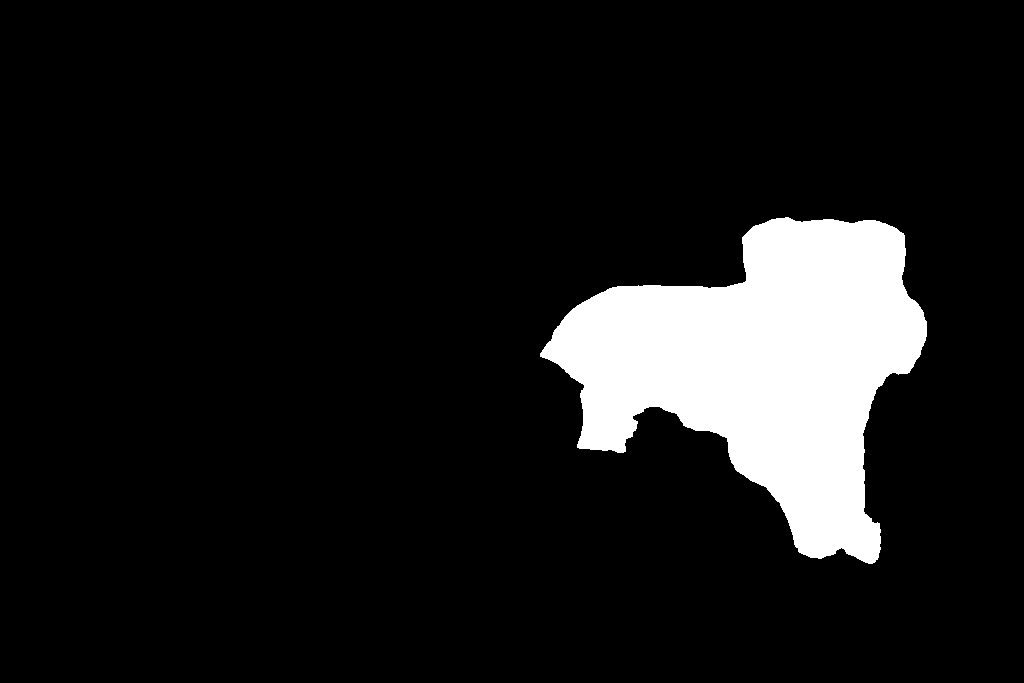
#> input picture outputs/03_mask.png, 1024 x 683 px
$ python 08_appearance_colour.py
#> lines starting #> are read from the running program, lines starting #| are printed output that depends on the picture; after the words box and inside, x2 and y2 are one past the last pixel; in counts of white or black regions, pixels touching at a corner belong together
### _common.py
"""Shared plumbing for the numbered showcase scripts.

This module holds only display/IO boilerplate (paths, JSON/image save-load,
drawing) so each numbered script can stay focused on its one pipeline stage's
actual algorithm. No CV/ML logic lives here — that would defeat the point of
a showcase meant to demonstrate the real logic, script by script. Nothing in
this file, or in any numbered script, imports from `backend/`.
"""

from __future__ import annotations

import json
from dataclasses import dataclass
from pathlib import Path
from typing import Any

import cv2
import numpy as np

SHOWCASE_ROOT = Path(__file__).resolve().parent
WEIGHTS_DIR = SHOWCASE_ROOT / "weights"
SAMPLE_IMAGE = SHOWCASE_ROOT / "sample_images" / "sample_dog.jpg"
OUTPUTS_DIR = SHOWCASE_ROOT / "outputs"

# Same convention the real pipeline uses: every stage after ingestion works on
# a fixed-resolution "analysis copy", not the original upload, so pixel
# coordinates saved by one script mean the same thing when the next script
# loads them back. See app/imaging/metrics.py's own analysis-copy comment.
ANALYSIS_LONG_EDGE = 1024


def analysis_copy_path() -> Path:
    return OUTPUTS_DIR / "analysis_copy.jpg"


def ensure_outputs_dir() -> None:
    OUTPUTS_DIR.mkdir(parents=True, exist_ok=True)


# [7 lines left out: function resize_to_analysis_copy, not called in this run]


def load_bgr(path: Path) -> np.ndarray:
    image = cv2.imread(str(path))
    if image is None:
        raise FileNotFoundError(f"Could not read image: {path}")
    return image


def load_rgb(path: Path) -> np.ndarray:
    return cv2.cvtColor(load_bgr(path), cv2.COLOR_BGR2RGB)


def save_image(path: Path, image_bgr: np.ndarray) -> None:
    ensure_outputs_dir()
    path.parent.mkdir(parents=True, exist_ok=True)
    ok = cv2.imwrite(str(path), image_bgr)
    if not ok:
        raise OSError(f"Failed to write image: {path}")


def save_json(path: Path, payload: dict[str, Any]) -> None:
    ensure_outputs_dir()
    path.parent.mkdir(parents=True, exist_ok=True)
    with open(path, "w", encoding="utf-8") as f:
        json.dump(payload, f, indent=2, sort_keys=False)


def load_json(path: Path) -> dict[str, Any]:
    with open(path, encoding="utf-8") as f:
        return json.load(f)


def require_previous_output(path: Path, produced_by: str) -> Path:
    """Fail loudly, with a next-step hint, if an earlier script hasn't been run yet."""
    if not path.exists():
        raise FileNotFoundError(
            f"Missing '{path.relative_to(SHOWCASE_ROOT)}'. Run `{produced_by}` first — "
            "the scripts are numbered because each one feeds the next."
        )
    return path


@dataclass(frozen=True)
class Box:
    """Pixel-space box, x2/y2 exclusive — mirrors app/cv/geometry.py's Box."""

    x1: float
    y1: float
    x2: float
    y2: float

    @property
    def width(self) -> float:
        return self.x2 - self.x1

    @property
    def height(self) -> float:
        return self.y2 - self.y1

    @property
    def area(self) -> float:
        return max(0.0, self.width) * max(0.0, self.height)

    # [7 lines left out: function clipped, not called in this run]

    def to_xywh(self) -> tuple[float, float, float, float]:
        return (self.x1, self.y1, self.width, self.height)

    def to_dict(self) -> dict[str, float]:
        return {"x1": self.x1, "y1": self.y1, "x2": self.x2, "y2": self.y2}

    @staticmethod
    def from_dict(d: dict[str, float]) -> Box:
        return Box(d["x1"], d["y1"], d["x2"], d["y2"])


# [51 lines left out: functions draw_box, draw_mask_overlay, draw_keypoints, put_lines, not called in this run]

### 08_appearance_colour.py
"""Stage 8 of 12 — coat colour extraction.

White-balances against near-neutral pixels only (not the whole frame - a
naive grey-world correction on a solid black or red dog would try to
"neutralise" the dog itself), then clusters the masked coat pixels in
CIELAB space, where perceptual colour distance behaves far better than RGB.

k-means alone isn't enough: it happily splits one solid black coat into
three clusters by lighting (shadow/mid-tone/highlight), and every one of
those shades still names to "black". So every cluster is first matched to
its nearest named colour, and clusters sharing a name are merged before
anything is reported - otherwise the packet would claim a solid black dog
is three different colours.

Note: the 14 reference CIELAB points below are this script's own
reasonable approximation of each named colour's centroid (illustrative,
not re-extracted from the private vocabulary table) - the mechanism being
demonstrated is the nearest-neighbour-then-merge logic, not these exact
numbers.

Run: python 08_appearance_colour.py   (needs 03_segmentation.py to have run first)
"""

from __future__ import annotations

import numpy as np
from skimage.color import rgb2lab
from sklearn.cluster import KMeans

from _common import OUTPUTS_DIR, analysis_copy_path, load_bgr, load_rgb, require_previous_output, save_image, save_json

NEUTRAL_SATURATION = 0.12
NO_REFERENCE_SHIFT = 0.2
MIN_NEUTRAL_FRACTION = 0.02
MAX_WB_GAIN = 1.35

MAX_CLUSTERS = 4
MIN_MASKED_PIXELS = 64
MIN_COVERAGE = 0.06
MAX_VOCABULARY_DISTANCE = 26.0
LIGHTNESS_WEIGHT = 0.6

# L, a, b - illustrative reference centroids (see module docstring).
COLOUR_VOCABULARY = {
    "black": (15, 0, 0), "white": (95, 0, 2), "cream": (90, 2, 18), "fawn": (70, 10, 25),
    "red": (45, 35, 30), "gold": (65, 15, 45), "tan": (60, 18, 30), "chocolate": (35, 18, 20),
    "liver": (32, 20, 15), "grey": (55, 0, 0), "blue": (45, -2, -8), "silver": (75, 0, -2),
    "sable": (40, 8, 15), "brindle_base": (48, 10, 20),
}


def white_balance(rgb_float: np.ndarray) -> tuple[np.ndarray, float]:
    sat = rgb_float.max(axis=2) - rgb_float.min(axis=2)
    neutral = sat <= NEUTRAL_SATURATION
    if neutral.sum() < MIN_NEUTRAL_FRACTION * sat.size:
        return rgb_float, NO_REFERENCE_SHIFT
    means = rgb_float[neutral].mean(axis=0)
    grey_target = means.mean()
    gains = np.clip(grey_target / np.maximum(means, 1e-6), 1 / MAX_WB_GAIN, MAX_WB_GAIN)
    corrected = np.clip(rgb_float * gains, 0, 1)
    shift = float(np.mean(np.abs(np.log(gains))))
    return corrected, shift


def nearest_name(lab_point: np.ndarray) -> tuple[str, float]:
    best_name, best_dist = "unknown", float("inf")
    for name, (L, a, b) in COLOUR_VOCABULARY.items():
        d = np.hypot(np.hypot((lab_point[0] - L) * LIGHTNESS_WEIGHT, lab_point[1] - a), lab_point[2] - b)
        if d < best_dist:
            best_name, best_dist = name, float(d)
    if best_dist > MAX_VOCABULARY_DISTANCE:
        return "unknown", best_dist
    return best_name, best_dist


def main() -> None:
    require_previous_output(OUTPUTS_DIR / "03_mask.png", "03_segmentation.py")
    mask = load_bgr(OUTPUTS_DIR / "03_mask.png")[:, :, 0] > 0
#> in load_bgr, image is the input picture: shape (683, 1024, 3); 10.2% white; 1 white region, box (x1, y1, x2, y2) and area: (540, 217, 927, 564) 71574
    rgb_float = load_rgb(analysis_copy_path()).astype(np.float64) / 255.0
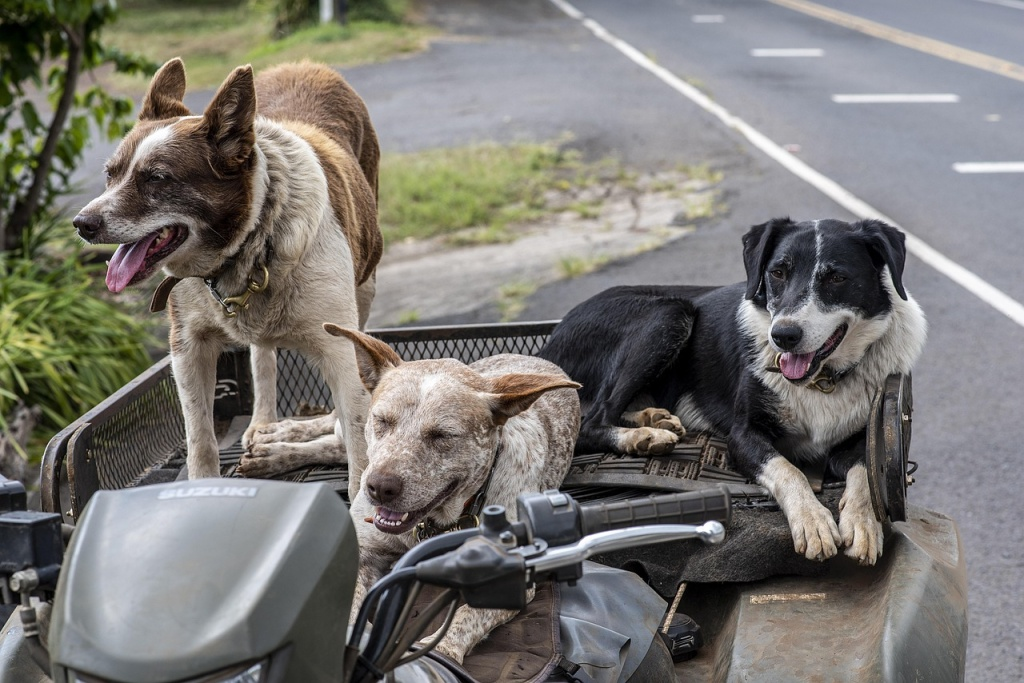
#> input picture outputs/analysis_copy.jpg, 1024 x 683 px
#> in load_bgr, image is the input picture: shape (683, 1024, 3); mean B, G, R 115.3, 119.9, 122.2
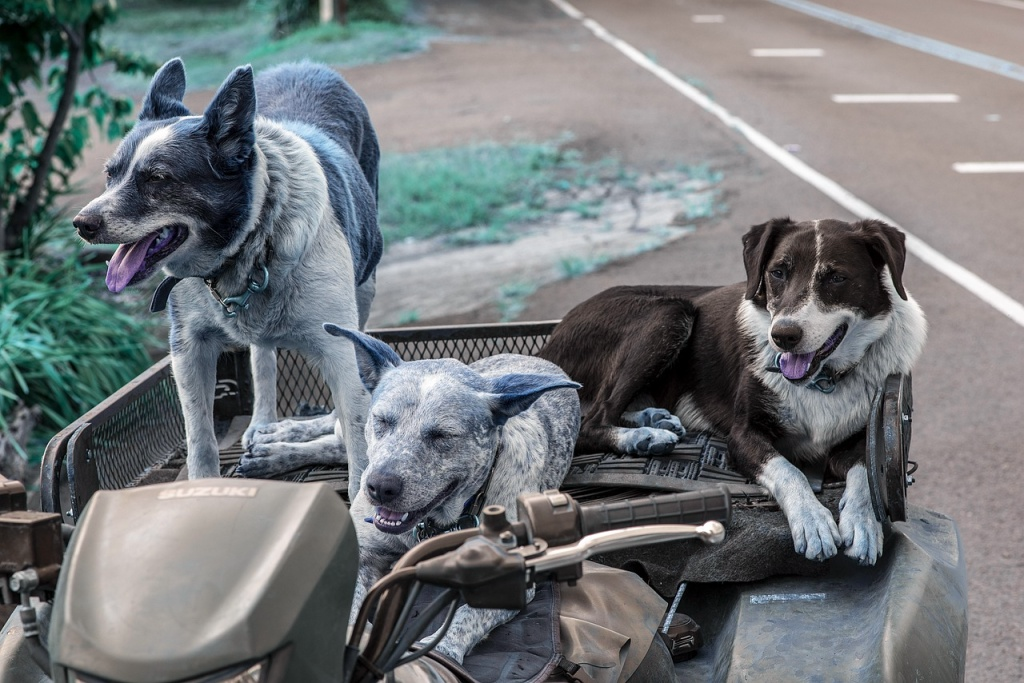
#> rgb_float: shape (683, 1024, 3) float64; mean of channels 0, 1, 2 0.479, 0.47, 0.452; drawn as B, G, R

    coords = np.argwhere(mask)  # (N, 2) row, col
#> coords = 71574 pairs, first value 217 to 563, second value 540 to 926
    n_masked = len(coords)
#> n_masked = 71574
    print(f"{n_masked} masked pixels available for colour extraction")
#| 71574 masked pixels available for colour extraction
    if n_masked < MIN_MASKED_PIXELS:
        print(f"Fewer than {MIN_MASKED_PIXELS} masked pixels - refusing (no reliable colour signal).")
        save_json(OUTPUTS_DIR / "08_colour.json", {"regions": [], "confidence": 0.0, "refused": True})
        return

    balanced, shift = white_balance(rgb_float)
#> in white_balance, `sat = rgb_float.max(axis=2) - rgb_float.min(axis=2)`:
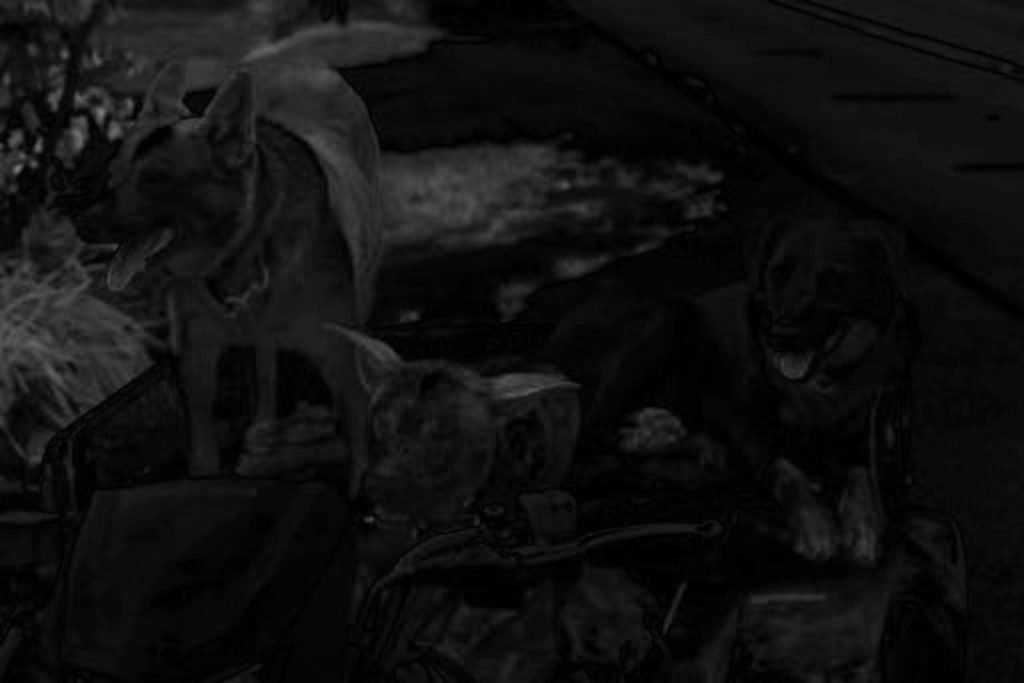
#> sat: shape (683, 1024) float64; min 0, max 0.498, mean 0.0639
#> in white_balance, `neutral = sat <= NEUTRAL_SATURATION`:
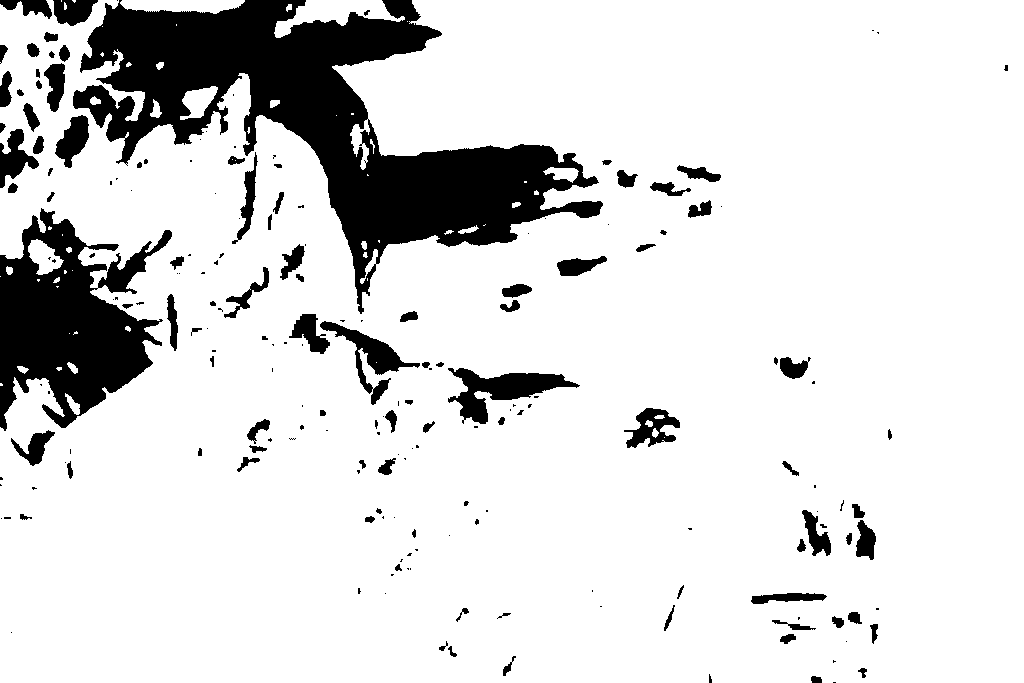
#> neutral: shape (683, 1024) bool; 86% white; 200 black regions (100 under 20 px), largest, box (x1, y1, x2, y2) and area: (73, 0, 603, 314) 54606, (0, 208, 172, 431) 20193, (448, 368, 580, 424) 2887
#> in white_balance, `means = rgb_float[neutral].mean(axis=0)`: means = [0.473, 0.465, 0.468]
#> in white_balance, `grey_target = means.mean()`: grey_target = 0.469
#> in white_balance, `gains = np.clip(grey_target / np.maximum(means, 1e-6), 1 / MAX_WB_GAIN..`: gains = [0.991, 1.01, 1]
#> in white_balance, `shift = float(np.mean(np.abs(np.log(gains))))`: shift = 0.006
#> shift = 0.006
    print(f"white-balance shift = {shift:.4f}  ({'no neutral reference found' if shift == NO_REFERENCE_SHIFT else 'corrected against near-neutral pixels'})")
#| white-balance shift = 0.0060  (corrected against near-neutral pixels)

    lab = rgb2lab(balanced)
#> lab: shape (683, 1024, 3) float64; mean of channels 0, 1, 2 49.6, -0.6, 3.1
    pixels_lab = lab[coords[:, 0], coords[:, 1]]

    k = min(MAX_CLUSTERS, max(1, n_masked // 32))
#> k = 4
    print(f"k-means with k={k} clusters in CIELAB space")
#| k-means with k=4 clusters in CIELAB space
    kmeans = KMeans(n_clusters=k, n_init=4, random_state=42).fit(pixels_lab)
    raw_labels = kmeans.labels_
    centres = kmeans.cluster_centers_
#> centres = [[8.38, 0.742, -1.91], [74.7, -0.207, 3.29], [27.24, 1.3, -3.61], [51.86, 0.873, 1.51]]

    # Merge clusters that name to the same vocabulary term.
    name_by_cluster = {}
    for i, centre in enumerate(centres):
        name, dist = nearest_name(centre)
        name_by_cluster[i] = name
        print(f"  cluster {i}: L={centre[0]:.1f} a={centre[1]:.1f} b={centre[2]:.1f}  -> '{name}' (distance {dist:.1f})")
#> this loop made 4 passes
#> (centre, name, dist) on passes 1 to 4: ([8.38, 0.742, -1.91], 'black', 4.47), ([74.7, -0.207, 3.29], 'silver', 5.3), ([27.24, 1.3, -3.61], 'black', 8.28), ([51.86, 0.873, 1.51], 'grey', 2.57)
#|   cluster 0: L=8.4 a=0.7 b=-1.9  -> 'black' (distance 4.5)
#|   cluster 1: L=74.7 a=-0.2 b=3.3  -> 'silver' (distance 5.3)
#|   cluster 2: L=27.2 a=1.3 b=-3.6  -> 'black' (distance 8.3)
#|   cluster 3: L=51.9 a=0.9 b=1.5  -> 'grey' (distance 2.6)
#> after the loop, name_by_cluster = {0: 'black', 1: 'silver', 2: 'black', 3: 'grey'}

    groups: dict[str, list[int]] = {}
    for i, name in name_by_cluster.items():
        groups.setdefault(name, []).append(i)
#> this loop made 4 passes
#> name on passes 1 to 4: 'black', 'silver', 'black', 'grey'
#> after the loop, groups = {'black': [0, 2], 'silver': [1], 'grey': [3]}

    regions = []
    remap = {}
    for group_idx, (name, members) in enumerate(groups.items()):
        member_mask = np.isin(raw_labels, members)
        count = int(member_mask.sum())
        share = count / n_masked
        if share < MIN_COVERAGE:
            for m in members:
                remap[m] = -1
            continue
        weighted_centre = np.average(centres[members], axis=0, weights=[np.sum(raw_labels == m) for m in members])
        regions.append({"name": name, "coverage": round(share, 4), "lab": [round(float(x), 2) for x in weighted_centre]})
        for m in members:
            remap[m] = group_idx
#> this loop made 3 passes
#> (name, members, count, share, weighted_centre) on passes 1 to 3: ('black', [0, 2], 48033, 0.671, [16.64, 0.985, -2.66]), ('silver', [1], 11548, 0.161, [74.7, -0.207, 3.29]), ('grey', [3], 11993, 0.168, [51.86, 0.873, 1.51])
#> after the loop, regions = 3 items; remap = {0: 0, 2: 0, 1: 1, 3: 2}
    regions.sort(key=lambda r: r["coverage"], reverse=True)

    merged_labels = np.array([remap.get(l, -1) for l in raw_labels])

    if k == 1:
        separation = 1.0
    else:
        dists = [np.linalg.norm(centres[i] - centres[j]) for i in range(k) for j in range(i + 1, k)]
#> dists = [66.53, 18.94, 43.62, 47.99, 22.94, 25.16]
        separation = float(np.clip(min(dists) / 30, 0, 1))
#> separation = 0.631
    size_term = float(np.clip(n_masked / 20000, 0, 1))
#> size_term = 1
    wb_term = float(np.clip(1 - shift * 3, 0, 1))
#> wb_term = 0.982
    confidence = round(0.5 * separation + 0.25 * size_term + 0.25 * wb_term, 4)
#> confidence = 0.811

    print(f"\nMerged into {len(regions)} named region(s) (>= {MIN_COVERAGE:.0%} coverage each):")
#| Merged into 3 named region(s) (>= 6% coverage each):
    for r in regions:
        print(f"  {r['name']:<14s} coverage={r['coverage']:.1%}  lab={r['lab']}")
#> this loop made 3 passes
#|   black          coverage=67.1%  lab=[16.64, 0.98, -2.66]
#|   grey           coverage=16.8%  lab=[51.86, 0.87, 1.51]
#|   silver         coverage=16.1%  lab=[74.7, -0.21, 3.29]
    print(f"confidence = {confidence}  (separation={separation:.2f} size={size_term:.2f} wb={wb_term:.2f})")
#| confidence = 0.8112  (separation=0.63 size=1.00 wb=0.98)

    swatch = load_bgr(analysis_copy_path()).copy()
    y0 = 10
    for r in regions:
        L, a, b = r["lab"]
        import cv2
        lab_px = np.uint8([[[max(0, min(255, L * 2.55)), a + 128, b + 128]]])
        bgr_px = cv2.cvtColor(lab_px, cv2.COLOR_LAB2BGR)[0, 0].tolist()
        cv2.rectangle(swatch, (10, y0), (60, y0 + 30), bgr_px, -1)
        cv2.putText(swatch, f"{r['name']} {r['coverage']:.0%}", (70, y0 + 20), cv2.FONT_HERSHEY_SIMPLEX, 0.55, (255, 255, 255), 2, cv2.LINE_AA)
        cv2.putText(swatch, f"{r['name']} {r['coverage']:.0%}", (70, y0 + 20), cv2.FONT_HERSHEY_SIMPLEX, 0.55, (0, 0, 0), 1, cv2.LINE_AA)
        y0 += 36
#> this loop made 3 passes
#> (L, a, b, lab_px, bgr_px, y0) on passes 1 to 3: (16.64, 0.98, -2.66, [[42, 128, 125]], [45, 41, 39], 46), (51.86, 0.87, 1.51, [[132, 128, 129]], [122, 123, 124], 82), (74.7, -0.21, 3.29, [[190, 127, 131]], [178, 184, 184], 118)
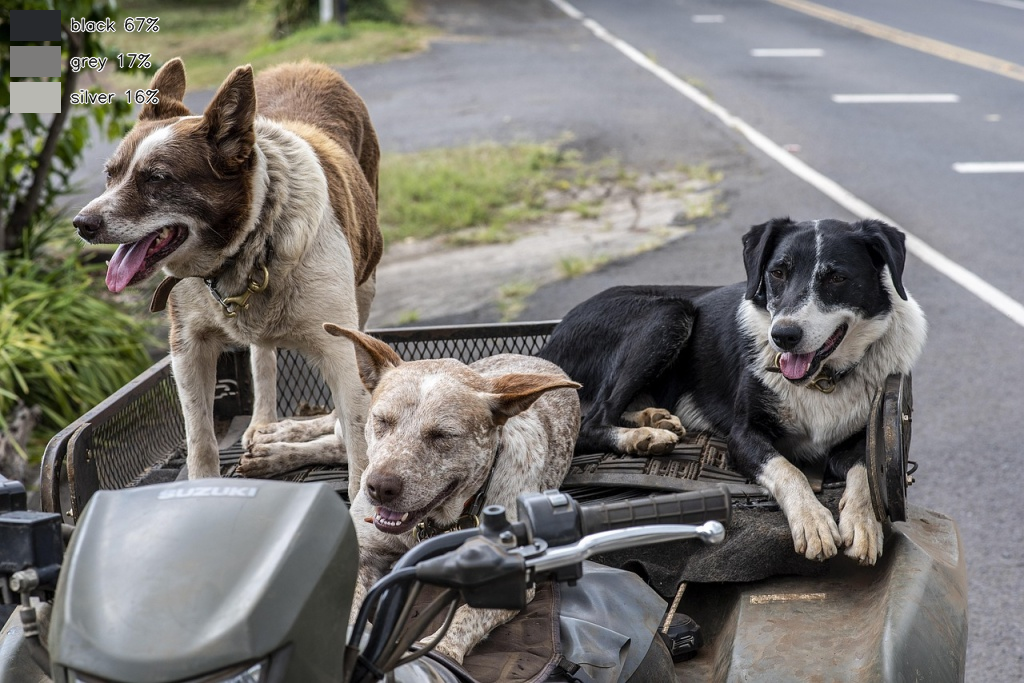
#> swatch: shape (683, 1024, 3); 1.1% of pixels changed, all inside (x1, y1, x2, y2) = (10, 10, 160, 113)
#> after the loop, y0 = 118
    save_image(OUTPUTS_DIR / "08_colour.jpg", swatch)

    np.savez_compressed(OUTPUTS_DIR / "08_colour_pixels.npz", coords=coords, labels=merged_labels, region_names=[r["name"] for r in regions])
    save_json(OUTPUTS_DIR / "08_colour.json", {"regions": regions, "confidence": confidence, "white_balance_shift": round(shift, 4), "refused": False})
    print("\nWrote outputs/08_colour.json, outputs/08_colour_pixels.npz and outputs/08_colour.jpg")


if __name__ == "__main__":
    main()
